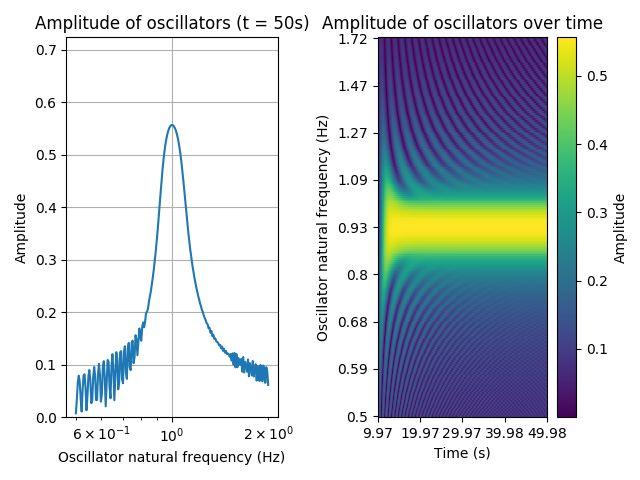

Source code (Python):
import numpy as np
import tensorflow as tf
import tfgrfnn as tg
import matplotlib.pyplot as plt


# simulation duration values
dur = 50
dt = 0.025
fs = int(1/dt)
time = tf.range(dur, delta=dt, dtype=tf.float32)
# GrFNN network values and parameters
N = 201
freqs = tf.constant(np.logspace(np.log10(0.5), np.log10(2.0),N), dtype=tf.float32)
initconds = tf.constant(0.01+1j*0.0, dtype=tf.complex64, shape=(N,))
params_dict = {'alpha':tf.constant(0.0, dtype=tf.float32), 
             'beta1':tf.constant(-1.0, dtype=tf.float32),
             'beta2':tf.constant(-1.0, dtype=tf.float32),
             'epsilon':tf.constant(1.0, dtype=tf.float32)}
# stimulus values
amplitude = tf.constant(0.25+1j*0.0, dtype=tf.complex64)
freq = tf.constant(1.0, dtype=tf.float32)
theta = 2*np.pi*time*freq
stim_values = tf.multiply(amplitude, 
                        tf.reshape(tf.complex(tf.math.cos(theta), 
                                                tf.math.sin(theta)),
                                    [1,len(time),1]))


# define the layer of oscillators
l1 = tg.neurons(name = 'l1', 
                osctype = 'grfnn', 
                params = params_dict,
                freqs = freqs, 
                initconds= initconds)
# define the stimulus 
s1 = tg.stimulus(name = 's1', 
                values = stim_values,
                fs = fs)
# connect stimulus and oscillators
l1 = tg.connect(source=s1, target=l1, 
                matrixinit=tf.constant(1.0+1j*0.0, 
                                        dtype=tf.complex64, shape=(1,N)))
# define the model
GrFNN = tg.Model(name='GrFNN', layers=[l1], stim=s1)
# integrate 
GrFNN = GrFNN.integrate()


# plot results
nxticks = 6
nyticks = 10
plt.subplot(1,2,1)
plt.semilogx(GrFNN.layers[0].params['freqs'],np.abs(GrFNN.layers[0].states[0,:,-1]))
plt.ylim([0, 1.3*np.max(np.abs(GrFNN.layers[0].states[0,:,-1]))])
plt.grid()
plt.xlabel('Oscillator natural frequency (Hz)')
plt.ylabel('Amplitude')
plt.title('Amplitude of oscillators (t = '+str(dur)+'s)')
ax = plt.subplot(1,2,2)
plt.imshow(np.abs(GrFNN.layers[0].states[0]), aspect = 'auto')
ax.set_xticklabels([str(round(float(label),2)) for label in GrFNN.time.numpy()\
        [np.round(np.linspace(0,len(GrFNN.time)-1,nxticks)).astype(int)]])
ax.set_yticklabels([str(round(float(label),2)) for label in GrFNN.layers[0].params['freqs'].numpy()[::-1]\
        [np.round(np.linspace(0,len(GrFNN.layers[0].params['freqs'])-1,nyticks)).astype(int)]])
plt.xlabel('Time (s)')
plt.ylabel('Oscillator natural frequency (Hz)')
plt.colorbar().set_label('Amplitude')
plt.title('Amplitude of oscillators over time')
plt.tight_layout()
plt.savefig('example1.png')
